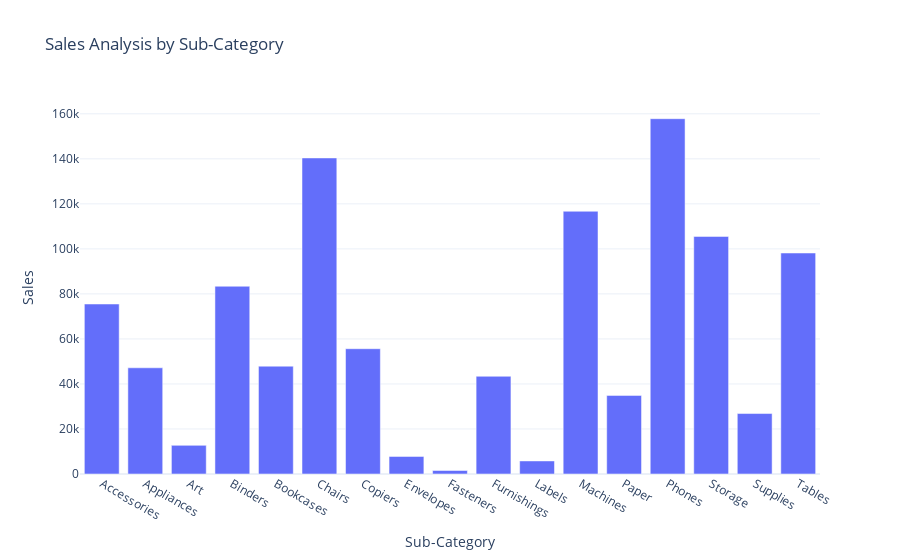

Source (notebook cell):
### Code cell
fig = px.bar(sales_by_subcategory, x='Sub-Category', y='Sales', title='Sales Analysis by Sub-Category')
fig.show()

### Figure 1 — Plotly figure (JSON) as saved in the notebook; plotly's stock layout.template omitted (floating-point values rounded to 4 significant figures)
{"data": [{"alignmentgroup": "True", "hovertemplate": "Sub-Category=%{x}<br>Sales=%{y}<extra></extra>", "legendgroup": "", "marker": {"color": "#636efa", "pattern": {"shape": ""}}, "name": "", "offsetgroup": "", "orientation": "v", "showlegend": false, "textposition": "auto", "type": "bar", "x": ["Accessories", "Appliances", "Art", "Binders", "Bookcases", "Chairs", "Copiers", "Envelopes", "Fasteners", "Furnishings", "Labels", "Machines", "Paper", "Phones", "Storage", "Supplies", "Tables"], "xaxis": "x", "y": [75510.0, 47180.0, 12720.0, 83400.0, 47900.0, 140400.0, 55650.0, 7809.0, 1564.0, 43410.0, 5807.0, 116700.0, 34920.0, 157800.0, 105500.0, 26860.0, 98170.0], "yaxis": "y"}], "layout": {"barmode": "relative", "legend": {"tracegroupgap": 0}, "title": {"text": "Sales Analysis by Sub-Category"}, "xaxis": {"anchor": "y", "domain": [0, 1], "title": {"text": "Sub-Category"}}, "yaxis": {"anchor": "x", "domain": [0, 1], "title": {"text": "Sales"}}}}
